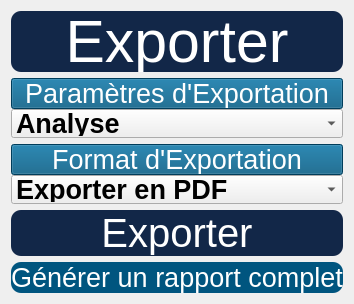
             <widget class="QWidget" name="page_7">
              <layout class="QGridLayout" name="gridLayout_14">
               <item row="1" column="0">
                <layout class="QVBoxLayout" name="verticalLayout_13">
                 <property name="spacing">
                  <number>0</number>
                 </property>
                 <item>
                  <widget class="QPushButton" name="pushButton_41">
                   <property name="maximumSize">
                    <size>
                     <width>16777215</width>
                     <height>31</height>
                    </size>
                   </property>
                   <property name="font">
                    <font>
                     <pointsize>20</pointsize>
                    </font>
                   </property>
                   <property name="styleSheet">
                    <string notr="true">

QPushButton {
    
color: rgb(255, 255, 255);
background-color: rgb(0, 85, 127);

}</string>
                   </property>
                   <property name="text">
                    <string>Paramètres d'Exportation</string>
                   </property>
                  </widget>
                 </item>
                 <item>
                  <widget class="QComboBox" name="comboBox_3">
                   <property name="maximumSize">
                    <size>
                     <width>16777215</width>
                     <height>29</height>
                    </size>
                   </property>
                   <property name="font">
                    <font>
                     <pointsize>20</pointsize>
                     <weight>75</weight>
                     <bold>true</bold>
                    </font>
                   </property>
                   <item>
                    <property name="text">
                     <string>Analyse</string>
                    </property>
                   </item>
                   <item>
                    <property name="text">
                     <string>Comparaison</string>
                    </property>
                   </item>
                  </widget>
                 </item>
                </layout>
               </item>
               <item row="2" column="0">
                <layout class="QVBoxLayout" name="verticalLayout_14">
                 <property name="spacing">
                  <number>0</number>
                 </property>
                 <item>
                  <widget class="QPushButton" name="pushButton_42">
                   <property name="maximumSize">
                    <size>
                     <width>16777215</width>
                     <height>31</height>
                    </size>
                   </property>
                   <property name="font">
                    <font>
                     <pointsize>20</pointsize>
                    </font>
                   </property>
                   <property name="styleSheet">
                    <string notr="true">

QPushButton {
    
color: rgb(255, 255, 255);
background-color: rgb(0, 85, 127);

}</string>
                   </property>
                   <property name="text">
                    <string>Format d'Exportation</string>
                   </property>
                  </widget>
                 </item>
                 <item>
                  <widget class="QComboBox" name="comboBox_4">
                   <property name="maximumSize">
                    <size>
                     <width>16777215</width>
                     <height>29</height>
                    </size>
                   </property>
                   <property name="font">
                    <font>
                     <pointsize>20</pointsize>
                     <weight>75</weight>
                     <bold>true</bold>
                    </font>
                   </property>
                   <item>
                    <property name="text">
                     <string>Exporter en PDF</string>
                    </property>
                   </item>
                   <item>
                    <property name="text">
                     <string>Exporter en Excel</string>
                    </property>
                   </item>
                  </widget>
                 </item>
                </layout>
               </item>
               <item row="0" column="0">
                <widget class="QPushButton" name="pushButton_40">
                 <property name="maximumSize">
                  <size>
                   <width>16777215</width>
                   <height>61</height>
                  </size>
                 </property>
                 <property name="font">
                  <font>
                   <pointsize>44</pointsize>
                  </font>
                 </property>
                 <property name="styleSheet">
                  <string notr="true">

QPushButton {
    border-radius: 10px; 
color: rgb(255, 255, 255);
background-color: rgb(18, 39, 72);

}</string>
                 </property>
                 <property name="text">
                  <string>Exporter</string>
                 </property>
                </widget>
               </item>
               <item row="3" column="0">
                <widget class="QPushButton" name="pushButton_45">
                 <property name="maximumSize">
                  <size>
                   <width>16777215</width>
                   <height>51</height>
                  </size>
                 </property>
                 <property name="font">
                  <font>
                   <pointsize>30</pointsize>
                  </font>
                 </property>
                 <property name="styleSheet">
                  <string notr="true">QPushButton {
    border-radius: 10px; 
color: rgb(255, 255, 255);
background-color: rgb(18, 39, 72);

}

QPushButton:hover {
background-color: rgb(170, 0, 0);
}


QPushButton:pressed {
    background-color: rgb(0, 0, 0);
}</string>
                 </property>
                 <property name="text">
                  <string>Exporter</string>
                 </property>
                </widget>
               </item>
               <item row="4" column="0">
                <widget class="QPushButton" name="pushButton_43">
                 <property name="maximumSize">
                  <size>
                   <width>16777215</width>
                   <height>51</height>
                  </size>
                 </property>
                 <property name="font">
                  <font>
                   <pointsize>20</pointsize>
                  </font>
                 </property>
                 <property name="styleSheet">
                  <string notr="true">QPushButton {
    border-radius: 10px; 
color: rgb(255, 255, 255);
background-color: rgb(0, 85, 127);

}

QPushButton:hover {
background-color: rgb(170, 0, 0);
}


QPushButton:pressed {
    background-color: rgb(0, 0, 0);
}</string>
                 </property>
                 <property name="text">
                  <string>Générer un rapport complet</string>
                 </property>
                </widget>
               </item>
              </layout>
             </widget>
